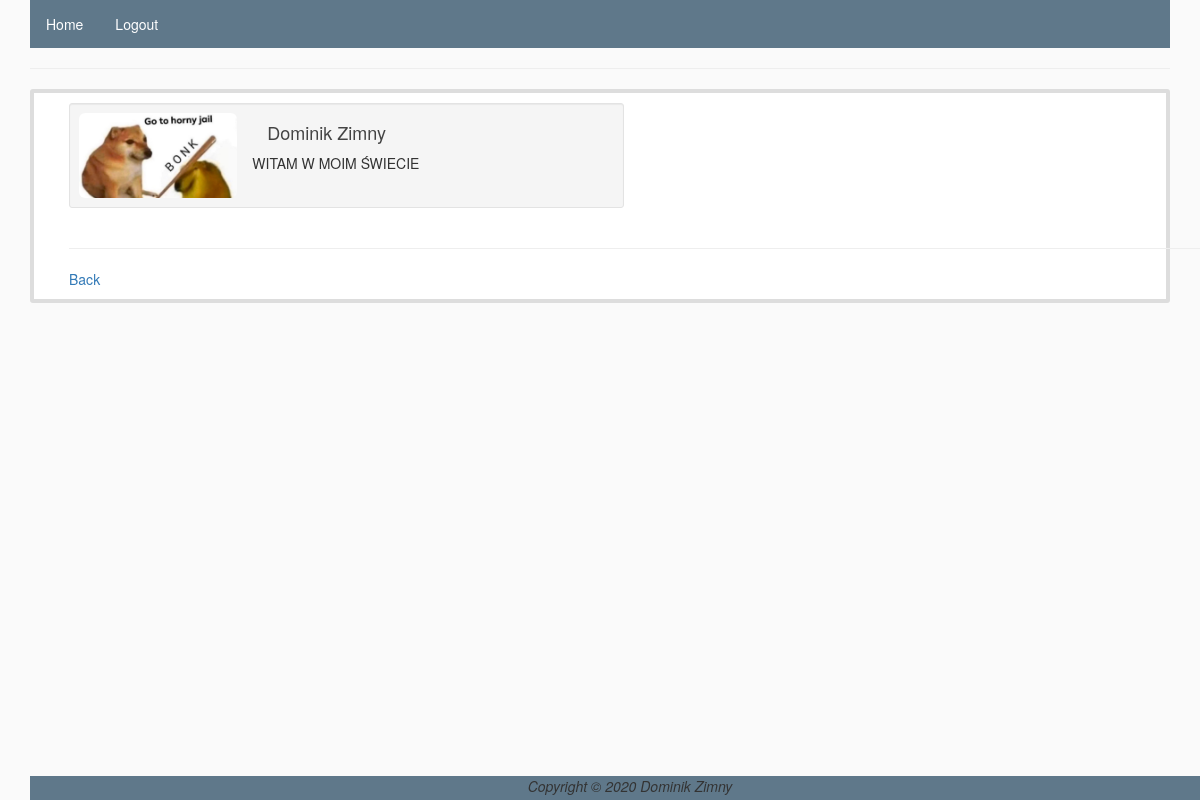
/user/?user=dominikzimny (signed in), run on the app's committed database.
### users/models.py (models this page shows)
class Profile(models.Model):
    user = models.ForeignKey(User, on_delete=models.CASCADE)
    first_name = models.CharField(max_length=50,default="")
    last_name = models.CharField(max_length=50,default="")
    bio = models.TextField(max_length=300,default="No bio.",blank=True)
    profile_picture = models.ImageField(upload_to="profile_pictures",default="profile_pictures/nophoto.png")

### users/views.py (the view)
# urls.py: path('user/', user_views.profile_view),
@login_required
def profile_view(request):
    user_data = Profile.objects.get(user__username=request.GET.get('user'))
    return render(request, 'profile.html', {'user_data':user_data})

### users/templates/profile.html (shortened to what this page needs)
{% extends 'base.html' %}
{% block content %}
<hr>
<div class="content-section">
    <div class="container">
        <div class="row">
            <div class="col-xs-12 col-sm-6 col-md-6">
                <div class="well well-sm">
                    <div class="row">
                        <div class="col-sm-6 col-md-4">
                            <img src="{{user_data.profile_picture.url}}"  alt="" class="img-rounded img-responsive" />
                        </div>
                        <div class="col-sm-6 col-md-8">
                            <h4>{{user_data.first_name}} {{user_data.last_name}}</h4>
                        </div>
                        <div>
                            {{user_data.bio}}
                        </div>
                    </div>
                </div>
            </div>
        </div>
    <hr>
    <a href="/">Back</a>
</div>
{% endblock content %}

### static/style.css (style rules this page uses)
body { background: #fafafa; color: #333333; padding-bottom:24px; }
h1, h2, h3, h4, h5, h6 { color: #444444; }
.content-section { background: #ffffff; padding: 10px 20px; border: 4px solid #dddddd; border-radius: 3px; margin-bottom: 20px; }

### data on the page
Profile: profile_picture (picture), first_name "Dominik", last_name "Zimny", bio "WITAM W MOIM ŚWIECIE"
